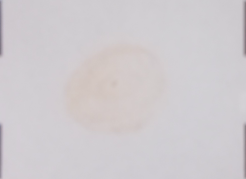
#> input picture lfa_readouts_package/lfa_project/Images/TwoLeds/Roi.png, 246 x 179 px, found by its file name
$ python MaxRgb.py
#> lines starting #> are read from the running program, lines starting #| are printed output that depends on the picture; after the words box and inside, x2 and y2 are one past the last pixel; in counts of white or black regions, pixels touching at a corner belong together
#> further down, img is the input picture: shape (179, 246, 3); mean B, G, R 206.4, 203.1, 207.4
import cv2 as cv
import numpy as np

def maxrgb_white_balance(img):
    b, g, r = cv.split(img)
    maxVals = np.maximum(np.maximum(r, g), b)

    rNorm = r / maxVals
    gNorm = g / maxVals
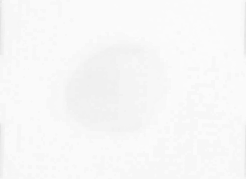
#> gNorm: shape (179, 246) float64; min 0.893, max 0.986, mean 0.974
    bNorm = b / maxVals

    balancedImg = cv.merge((bNorm, gNorm, rNorm))

    balancedImgCorrected = cv.convertScaleAbs(balancedImg * 255)

    return balancedImgCorrected

if __name__ == '__main__':
    # Load the image
    img = cv.imread("lfa_readouts_package/lfa_project/Images/TwoLeds/Roi.png")

    # Perform white balancing using the MaxRGB algorithm
    balanced_img = maxrgb_white_balance(img)

    # Convert the balanced image to an 8-bit depth image

    # Convert the 8-bit depth image to grayscale
    greyScale = cv.cvtColor(balanced_img, cv.COLOR_BGR2GRAY)
    greyScaleOr = cv.cvtColor(img, cv.COLOR_BGR2GRAY)

    # Apply thresholding
    ret, thresholdedImage = cv.threshold(greyScale, 0, 255, cv.THRESH_BINARY + cv.THRESH_OTSU)
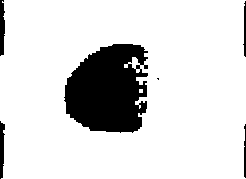
#> thresholdedImage: shape (179, 246); 85.5% white; 6 black regions (1 under 20 px), largest, box (x1, y1, x2, y2) and area: (64, 44, 148, 133) 5748, (0, 0, 5, 56) 234, (0, 121, 5, 179) 213, (243, 1, 246, 57) 108, (244, 124, 246, 178) 92
#> ret = 248
    ret, thresholdedImageOr = cv.threshold(greyScaleOr, 0, 255, cv.THRESH_BINARY + cv.THRESH_OTSU)
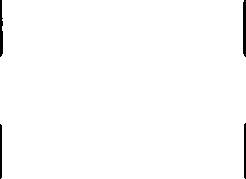
#> thresholdedImageOr: shape (179, 246); 98.8% white; 4 black regions, box (x1, y1, x2, y2) and area: (243, 0, 246, 57) 165, (0, 0, 3, 57) 142, (244, 123, 246, 179) 110, (0, 124, 2, 179) 108
#> ret = 178

    # Display the original and balanced images
    cv.imshow('threshold', thresholdedImage)
    cv.imshow('thresholdor', thresholdedImageOr)
    cv.imshow('Original Image', img)
    cv.imshow('Balanced Image', balanced_img)
    cv.waitKey(0)
    cv.destroyAllWindows()
